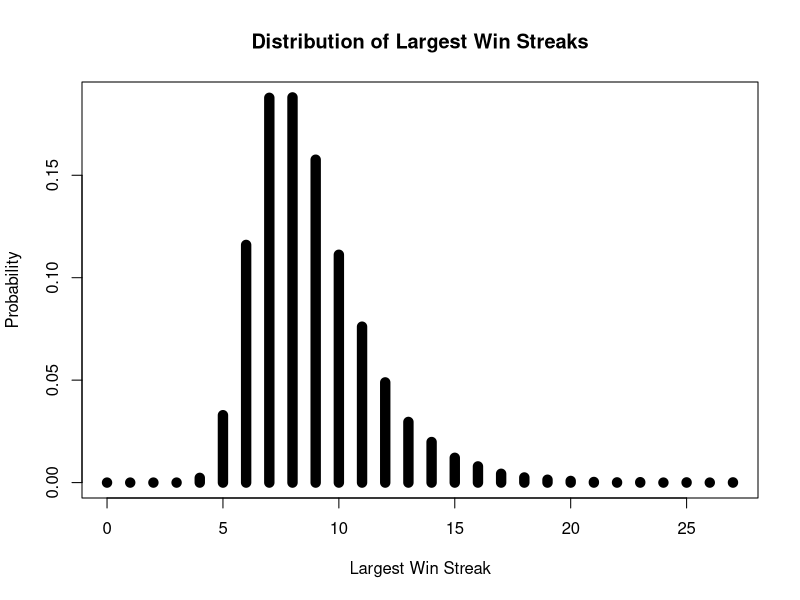

Here is the R script that generated this plot:
###########################################################################
### Chapter 11 - Streakiness in Sports                                  ###
# Mathletics: How Gamblers, Managers, and Sports Enthusiasts              #
# Use Mathematics in Baseball, Basketball, and Football                   #
###########################################################################

consecutive_wins <- function(data) {
  if (sum(data) == 0) {
    return(0)
  } else {
    run_lengths <- rle(data)$lengths
    return(max(run_lengths[rle(data)$values == 1]))
  }
}

threshold <- 0.4
win_streaks <- c()

for (s in 1:10000) {
  sequence <- round(runif(160) - threshold + 0.5)
  win_streaks <- c(win_streaks, consecutive_wins(sequence))
}

bins <- seq(0, max(win_streaks) + 1.5) - 0.5

histogram <- hist(win_streaks, breaks = bins, plot = FALSE)
density <- histogram$density
midpoints <- histogram$mids

plot(midpoints, density, type = "h", lwd = 10, xlab = "Largest Win Streak",
     ylab = "Probability", main = "Distribution of Largest Win Streaks")

